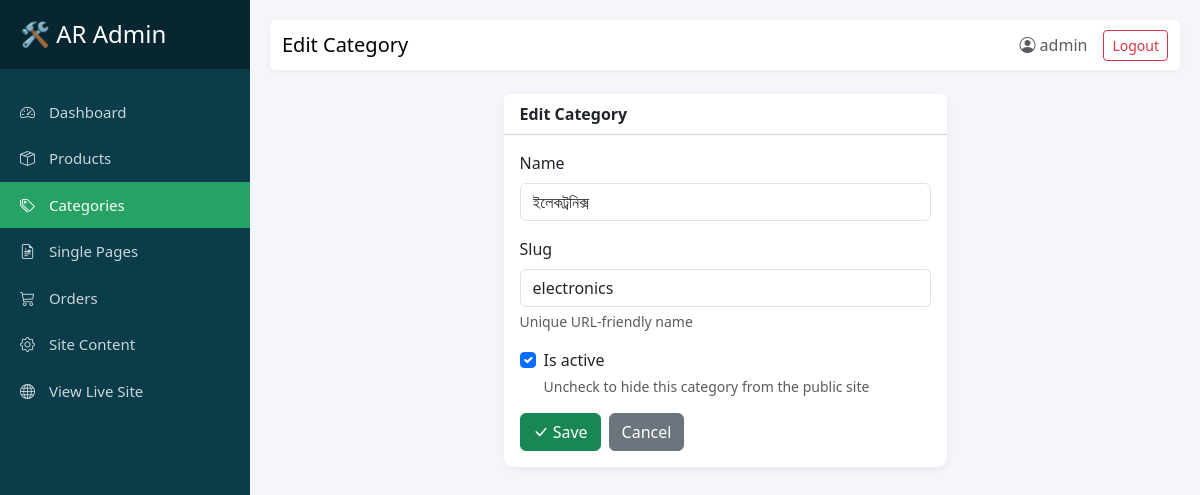
The page /dashboard/categories/3/edit/ (signed in) on the database its author committed.
### landingpage/models.py (models this page shows, shortened)
class Category(models.Model):
    name = models.CharField(max_length=100)
    slug = models.SlugField(max_length=100, unique=True, help_text="Unique URL-friendly name")
    created_at = models.DateTimeField(auto_now_add=True)
    is_active = models.BooleanField(default=True, help_text="Uncheck to hide this category from the public site")
    class Meta:
        verbose_name_plural = "Categories"
        ordering = ['name']

### custom_admin/views.py (the view)
# urls.py: path('categories/<int:pk>/edit/', views.category_edit, name='category_edit'),
@login_required(login_url='custom_admin:login')
@user_passes_test(is_staff_user, login_url='custom_admin:login')
def category_edit(request, pk):
    category = get_object_or_404(Category, pk=pk)
    if request.method == 'POST':
        form = CategoryForm(request.POST, instance=category)
        if form.is_valid():
            form.save()
            messages.success(request, 'Category updated successfully.')
            return redirect('custom_admin:category_list')
    else:
        form = CategoryForm(instance=category)
    return render(request, 'custom_admin/category_form.html', {'form': form, 'title': 'Edit Category'})

### custom_admin/forms.py
class CategoryForm(forms.ModelForm):
    class Meta:
        model = Category
        fields = ['name', 'slug', 'is_active']
        widgets = {
            'name': forms.TextInput(attrs={'class': 'form-control', 'placeholder': 'e.g. Electronics'}),
            'slug': forms.TextInput(attrs={'class': 'form-control', 'placeholder': 'e.g. electronics'}),
            'is_active': forms.CheckboxInput(attrs={'class': 'form-check-input'}),
        }

### custom_admin/views.py (called while the page is built)
def is_staff_user(user):
    return user.is_active and user.is_staff

### custom_admin/templates/custom_admin/category_form.html (shortened to what this page needs)
{% extends 'custom_admin/base.html' %}
{% block page_title %}{{ title }}{% endblock %}
{% block content %}
<div class="row justify-content-center">
    <div class="col-lg-6">
        <div class="card stat-card">
            <div class="card-header bg-white"><strong>{{ title }}</strong></div>
            <div class="card-body">
                <form method="post">
                    {% for field in form %}
                        {% if field.field.widget.input_type == 'checkbox' %}
                            <div class="mb-3 form-check">
                                {{ field }}
                                <label for="{{ field.id_for_label }}" class="form-check-label">{{ field.label }}</label>
                                {% if field.help_text %}<div class="form-text">{{ field.help_text }}</div>{% endif %}
                            </div>
                        {% else %}
                            <div class="mb-3">
                                <label for="{{ field.id_for_label }}" class="form-label">{{ field.label }}</label>
                                {{ field }}
                                {% if field.help_text %}<div class="form-text">{{ field.help_text }}</div>{% endif %}
                            </div>
                        {% endif %}
                    {% endfor %}
                    <div class="d-flex gap-2">
                        <button type="submit" class="btn btn-success"><i class="bi bi-check-lg"></i> Save</button>
                        <a href="{% url 'custom_admin:category_list' %}" class="btn btn-secondary">Cancel</a>
                    </div>
                </form>
            </div>
        </div>
    </div>
</div>
{% endblock %}

### custom_admin/templates/custom_admin/base.html (shortened to what this page needs)
<!DOCTYPE html>
<html lang="en">
<head>
    <link href="https://cdn.jsdelivr.net/npm/bootstrap@5.3.3/dist/css/bootstrap.min.css" rel="stylesheet">
    <link href="https://cdn.jsdelivr.net/npm/bootstrap-icons@1.11.3/font/bootstrap-icons.css" rel="stylesheet">
</head>
<body>
<div class="d-flex">
    <nav id="sidebar">
        <div class="sidebar-header">
            <h4 class="mb-0">🛠️ AR Admin</h4>
        </div>
        <ul class="list-unstyled components">
            <li>
                <a href="{% url 'custom_admin:dashboard' %}" class="{% if request.resolver_match.url_name == 'dashboard' %}active{% endif %}">
                    <i class="bi bi-speedometer2"></i> Dashboard
                </a>
            </li>
            <li>
                <a href="{% url 'custom_admin:product_list' %}" class="{% if 'product' in request.resolver_match.url_name %}active{% endif %}">
                    <i class="bi bi-box-seam"></i> Products
                </a>
            </li>
            <li>
                <a href="{% url 'custom_admin:category_list' %}" class="{% if 'category' in request.resolver_match.url_name %}active{% endif %}">
                    <i class="bi bi-tags"></i> Categories
                </a>
            </li>
            <li>
                <a href="{% url 'custom_admin:single_page_list' %}" class="{% if 'single_page' in request.resolver_match.url_name %}active{% endif %}">
                    <i class="bi bi-file-earmark-richtext"></i> Single Pages
                </a>
            </li>
            <li>
                <a href="{% url 'custom_admin:order_list' %}" class="{% if 'order' in request.resolver_match.url_name %}active{% endif %}">
                    <i class="bi bi-cart3"></i> Orders
                </a>
            </li>
            <li>
                <a href="{% url 'custom_admin:site_setting_edit' %}" class="{% if 'site_setting' in request.resolver_match.url_name %}active{% endif %}">
                    <i class="bi bi-gear"></i> Site Content
                </a>
            </li>
            <li>
                <a href="/" target="_blank"><i class="bi bi-globe"></i> View Live Site</a>
            </li>
        </ul>
    </nav>
    <div id="content">
        <nav class="navbar navbar-expand-lg navbar-custom mb-4 rounded">
            <div class="container-fluid">
                <span class="navbar-brand mb-0 h4">{% block page_title %}Dashboard{% endblock %}</span>
                <div class="ms-auto d-flex align-items-center">
                    <span class="me-3 text-muted"><i class="bi bi-person-circle"></i> {{ request.user.username }}</span>
                    <form method="post" action="{% url 'custom_admin:logout' %}" class="m-0">
                        <button type="submit" class="btn btn-sm btn-outline-danger">Logout</button>
                    </form>
                </div>
            </div>
        </nav>
        {% block content %}{% endblock %}
    </div>
</div>
</body>
</html>

### custom_admin/templates/custom_admin/base.html (style rules this page uses)
body { background: #f4f6f9; }
:root { --brand-teal:#0B3C49; --brand-tealDark:#07262F; --brand-green:#25A264; --brand-greenHover:#1E8752; }
#sidebar { min-width: 250px; max-width: 250px; background: var(--brand-teal); color: #fff; min-height: 100vh; transition: all 0.3s; }
#sidebar .sidebar-header { padding: 20px; background: var(--brand-tealDark); }
#sidebar ul.components { padding: 20px 0; }
#sidebar ul li a { padding: 12px 20px; font-size: 15px; display: block; color: #c9d6db; text-decoration: none; }
#sidebar ul li a.active { color: #fff; background: var(--brand-green); }
#sidebar ul li a i { margin-right: 10px; }
#content { width: 100%; padding: 20px; min-height: 100vh; }
.stat-card { border: none; border-radius: 10px; box-shadow: 0 2px 8px rgba(0,0,0,0.06); }
.navbar-custom { background: #fff; box-shadow: 0 2px 8px rgba(0,0,0,0.05); }

### rows shown on the page
Category: form "ইলেকট্রনিক্স" "electronics", form "☑"

### other values the page prints
{{ title }} "Edit Category"
{{ request.user.username }} "admin"
{{ field.label }} "Name" "Slug"
{{ field.help_text }} "Unique URL-friendly name"
{{ field.label }} "Is active"
{{ field.help_text }} "Uncheck to hide this category from the public site"
